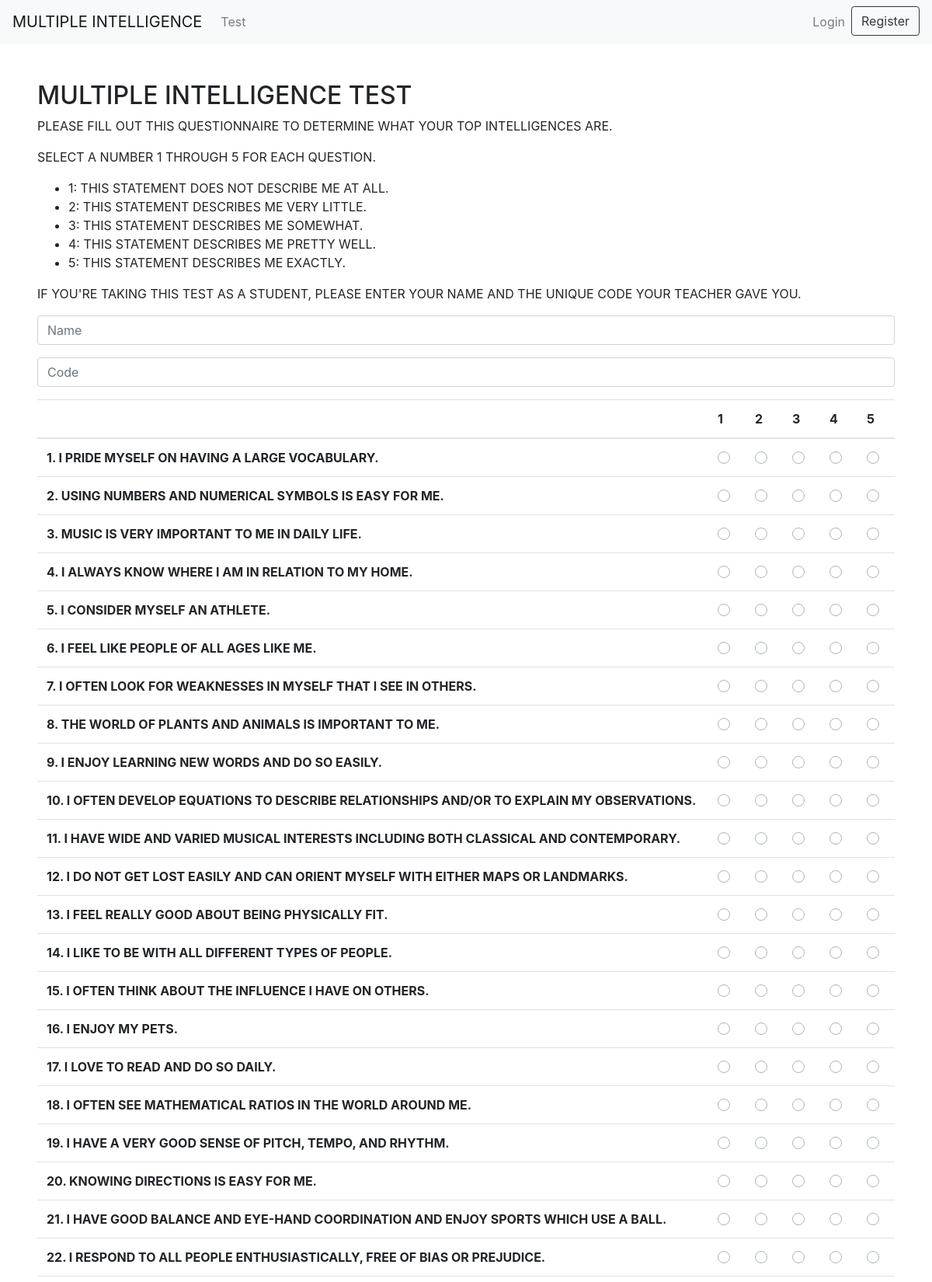
/test (upper part), run on the app's committed database.
### mi/models.py (models this page shows)
class Questions(models.Model):
    question = models.TextField()
    type = models.TextField()

### mi/views.py (the view)
# urls.py: path("test", views.test_view, name="test"),
def test_view(request):
    if request.method == 'POST':
        code = request.POST['code']
        name = request.POST['name']
        types = ["VERB","LOG","MUS","VIS","KIN","INTER","INTRA","NAT"]
        res = {
            'VERB' : 0,
            'LOG' : 0,
            'MUS' : 0,
            'VIS' : 0,
            'KIN' : 0,
            'INTER' : 0,
            'INTRA' : 0,
            'NAT' : 0
        }
        for i in range(8):
            values = []
            rows = Questions.objects.filter(type = types[i])
            for row in rows:
                ids = row.id
                idss = str(ids)
                val = request.POST[""+idss]
                vals = int(val)
                values.append(vals)
            res[types[i]] = sum(values)
            List = sorted(res, key=res.get, reverse=True)
            ress = {
                List[0] : res[List[0]],
                List[1] : res[List[1]],
                List[2] : res[List[2]],
                List[3] : res[List[3]],
                List[4] : res[List[4]],
                List[5] : res[List[5]],
                List[6] : res[List[6]],
                List[7] : res[List[7]]
            }
        if code != None or 0 or "" or " ":
            new_result = Results(name = name, code = code, VERB = res['VERB'], LOG = res['LOG'], MUS = res['MUS'], VIS = res['VIS'] , KIN = res['KIN'], INTER = res['INTER'], INTRA = res['INTRA'], NAT = res['NAT'])
            new_result.save()
        return render(request, "mi/results.html", {
            'res': ress
        })
    else:
        rows = Questions.objects.all()
        return render(request, 'mi/test.html', {
            'rows': rows
        })

### mi/templates/mi/test.html (shortened to what this page needs)
{% extends "mi/layoutc.html" %}
{% block main %}
<main class="containter p-5">
<h2>MULTIPLE INTELLIGENCE TEST</h2>
<p>PLEASE FILL OUT THIS QUESTIONNAIRE TO DETERMINE WHAT YOUR TOP INTELLIGENCES ARE.</p>
<p>SELECT A NUMBER 1 THROUGH 5 FOR EACH QUESTION.</p>
<ul class = "unstyled">
    <li>1: THIS STATEMENT DOES NOT DESCRIBE ME AT ALL.</li>
    <li>2: THIS STATEMENT DESCRIBES ME VERY LITTLE.</li>
    <li>3: THIS STATEMENT DESCRIBES ME SOMEWHAT.</li>
    <li>4: THIS STATEMENT DESCRIBES ME PRETTY WELL.</li>
    <li>5: THIS STATEMENT DESCRIBES ME EXACTLY.</li>
</ul>
<p>IF YOU'RE TAKING THIS TEST AS A STUDENT, PLEASE ENTER YOUR NAME AND THE UNIQUE CODE YOUR TEACHER GAVE YOU.</p>
<form action="{% url 'test' %}" method="POST">
      <div class="form-group">
            <input autocomplete="off" autofocus required class="form-control" name="name" placeholder="Name" type="text">
        </div>
        <div class="form-group">
            <input id="code" autocomplete="off"  class="form-control" name="code" placeholder="Code" type="text" value="{{code}}">
        </div>
        <div class="table-responsive">
          <table class="table table-hover">
              <thead>
            <tr>
              <th scope="col"> </th>
              <th scope="col">1</th>
              <th scope="col">2</th>
              <th scope="col">3</th>
              <th scope="col">4</th>
              <th scope="col">5</th>
            </tr>
          </thead>
          <tbody>
              {% for row in rows %}
            <tr>
              <th scope="row">{{ row.question }}</th>
              <td>
                <div class="custom-control custom-radio">
                </div>
              </td>
              <td>
                <div class="custom-control custom-radio">
                </div>
              </td>
              <td>
                <div class="custom-control custom-radio">
                </div>
              </td>
              <td>
                <div class="custom-control custom-radio">
                </div>
              </td>
              <td>
                <div class="custom-control custom-radio">
                </div>
              </td>
            </tr>
            {% endfor %}
          </table>
        </div>
</form>
</main>
{% endblock %}

### mi/templates/mi/layoutc.html (shortened to what this page needs)
{% load static %}
<!doctype html>
<html lang="en">
  <head>
    <link rel="stylesheet" href="{% static 'mi/styles.css' %}" >
    <link rel="stylesheet" href="https://stackpath.bootstrapcdn.com/bootstrap/4.5.0/css/bootstrap.min.css">
  </head>
  <body>
      <nav class="fixed-top navbar navbar-expand-lg navbar-light bg-light">
          <a class="navbar-brand" href="/">MULTIPLE INTELLIGENCE</a>
          <div class="collapse navbar-collapse" id="navbarText">
              {% if user.is_authenticated %}
            <ul class="navbar-nav mr-auto">
              <li class="nav-item active">
                <a class="nav-link" href="{% url 'dash' %}">Dashboard</a>
              </li>
              <!--
              <li class="nav-item">
                <a class="nav-link" href="#">Invite</a>
              </li>
              -->
              <li class="nav-item">
                <a class="nav-link" href="{% url 'test' %}">Test</a>
              </li>
            </ul>
            <ul class="navbar-nav ml-auto">
              <li class="nav-item">
                <a class="nav-link" href="{% url 'logout' %}">Logout</a>
              </li>
            </ul>
            {% else %}
            <ul class="navbar-nav mr-auto">
              <li class="nav-item">
                <a class="nav-link" href="{% url 'test' %}">Test</a>
              </li>
            </ul>
            <ul class="navbar-nav ml-auto">
              <li class="nav-item">
                <a class="nav-link" href="{% url 'login' %}">Login</a>
              </li>
              <li>
                  <a href="{% url 'register' %}"><button type="button" class="btn btn-outline-dark">Register</button></a>
              </li>
            </ul>
            {% endif %}
          </div>
        </nav>
        <div style="height: 56px;">hi</div>
            {% block main %}{% endblock %}
  </body>
</html>

### data on the page
Questions: question "1. I PRIDE MYSELF ON HAVING A LARGE VOCABULARY."
Questions: question "2. USING NUMBERS AND NUMERICAL SYMBOLS IS EASY FOR ME."
Questions: question "3. MUSIC IS VERY IMPORTANT TO ME IN DAILY LIFE."
Questions: question "4. I ALWAYS KNOW WHERE I AM IN RELATION TO MY HOME."
Questions: question "5. I CONSIDER MYSELF AN ATHLETE."
Questions: question "6. I FEEL LIKE PEOPLE OF ALL AGES LIKE ME."
Questions: question "7. I OFTEN LOOK FOR WEAKNESSES IN MYSELF THAT I SEE IN OTHERS."
Questions: question "8. THE WORLD OF PLANTS AND ANIMALS IS IMPORTANT TO ME."
Questions: question "9. I ENJOY LEARNING NEW WORDS AND DO SO EASILY."
Questions: question "10. I OFTEN DEVELOP EQUATIONS TO DESCRIBE RELATIONSHIPS AND/OR TO EXPLAIN MY OBSERVATIONS."
Questions: question "11. I HAVE WIDE AND VARIED MUSICAL INTERESTS INCLUDING BOTH CLASSICAL AND CONTEMPORARY."
Questions: question "12. I DO NOT GET LOST EASILY AND CAN ORIENT MYSELF WITH EITHER MAPS OR LANDMARKS."
Questions: question "13. I FEEL REALLY GOOD ABOUT BEING PHYSICALLY FIT."
Questions: question "14. I LIKE TO BE WITH ALL DIFFERENT TYPES OF PEOPLE."
Questions: question "15. I OFTEN THINK ABOUT THE INFLUENCE I HAVE ON OTHERS."
Questions: question "16. I ENJOY MY PETS."
Questions: question "17. I LOVE TO READ AND DO SO DAILY."
Questions: question "18. I OFTEN SEE MATHEMATICAL RATIOS IN THE WORLD AROUND ME."
Questions: question "19. I HAVE A VERY GOOD SENSE OF PITCH, TEMPO, AND RHYTHM."
Questions: question "20. KNOWING DIRECTIONS IS EASY FOR ME."
Questions: question "21. I HAVE GOOD BALANCE AND EYE-HAND COORDINATION AND ENJOY SPORTS WHICH USE A BALL."
Questions: question "22. I RESPOND TO ALL PEOPLE ENTHUSIASTICALLY, FREE OF BIAS OR PREJUDICE."
